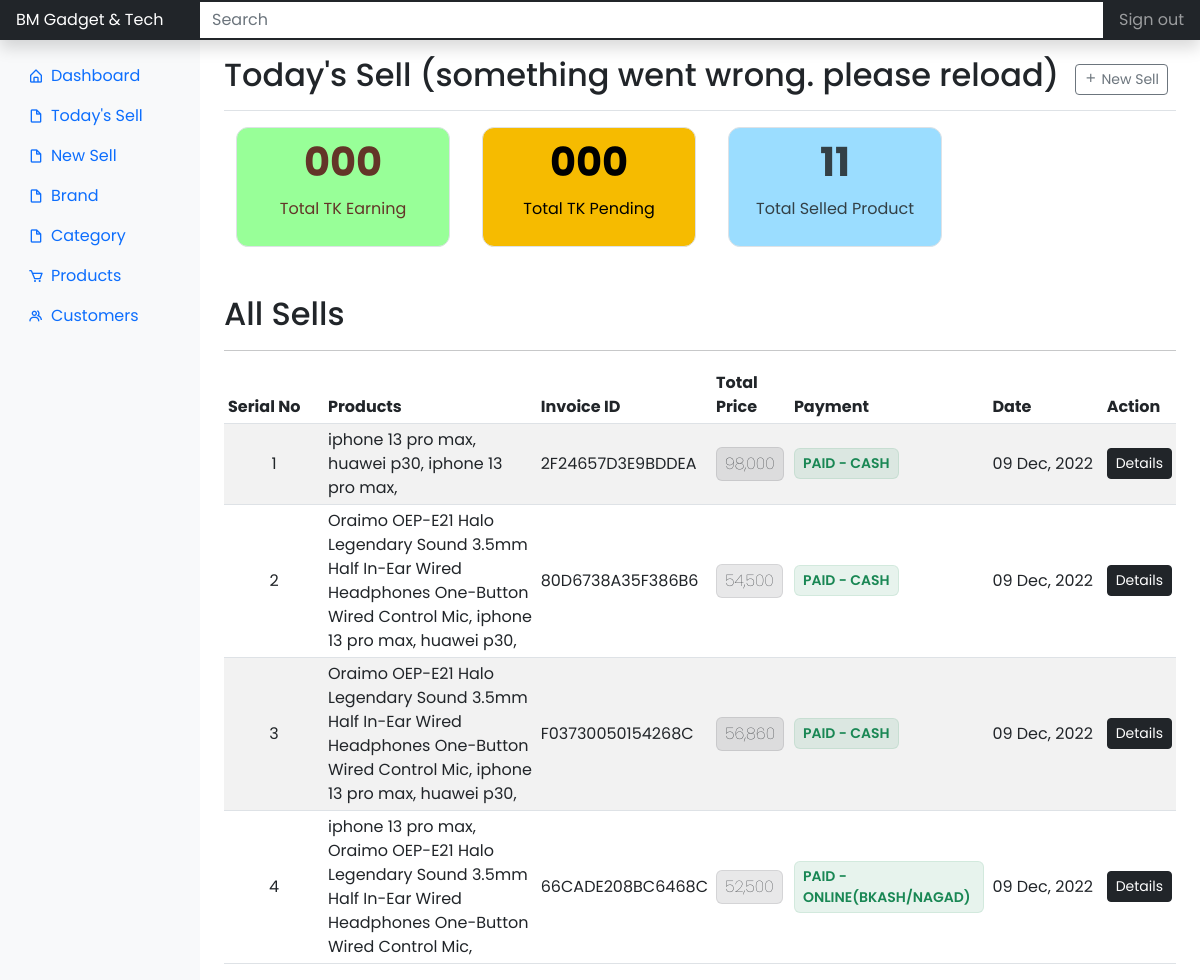
Page /dashboard/todaysell/ (signed in) on the committed database.
### app/models.py (models this page shows)
class DailySells(db.Model):
    __tablename__ = 'daily_sells'
    id = db.Column(db.Integer, primary_key=True)
    customer_id = db.Column(db.Integer, db.ForeignKey('customers.id'), nullable=False)
    invoiceid = db.Column(db.String())
    selled_products = db.relationship('SelledProducts', backref=db.backref('selled_products', lazy=True))
    subtotal = db.Column(db.String())
    discount = db.Column(db.String())
    totalprice = db.Column(db.String())
    payment_status = db.Column(db.String(), default='cash')
    trnx_id = db.Column(db.String())
    note = db.Column(db.String())
    pub_date = db.Column(db.DateTime, nullable=False, default=datetime.utcnow)
    user_id = db.Column(db.Integer, db.ForeignKey('users.id'), nullable=False)

class SelledProducts(db.Model):
    __tablename__ = 'selled_products'
    id = db.Column(db.Integer, primary_key=True)
    productname = db.Column(db.String())
    productid = db.Column(db.String())
    price = db.Column(db.String())
    quantity = db.Column(db.String())
    unittotal = db.Column(db.String())
    daily_sells_id = db.Column(db.Integer, db.ForeignKey('daily_sells.id'))

### app/dashboard/views.py (the view, shortened to what this page needs)
@dashboard.route('/dashboard/todaysell/', methods=['GET', 'POST'])
@login_required
def todaysell():
    sells = DailySells.query.all()
    totalselledproduct = SelledProducts.query.all()
    form=AddTodaySellForm()
    form.customer_name.choices = [(customer.id, customer.customer_name) for customer in Customers.query.all()]
    form.product_name.choices = [(product.id, product.name) for product in Products.query.all()]
    return render_template('dashboard/todaysell.html', title='Today\'s Sell', form=form, sells=sells, totalselledproduct=totalselledproduct)

### app/dashboard/forms.py
class AddTodaySellForm(FlaskForm):
    customer_name = SelectField(
        'Customer Name',
        choices=[],
        validators=[DataRequired()]
    )
    product_name = SelectField(
        'Product Name',
        choices=[],
        validators=[DataRequired()]
    )
    quantity = IntegerField(
        'Quantity',
        validators=[DataRequired()]
    )
    discount = IntegerField(
        'Discount (in taka)'
    )
    price = IntegerField(
        'Price',
        validators=[DataRequired()]
    )
    payment_status = SelectField(
        'Payment Status',
        choices = [
            ('cash', 'Cash' ),
            ('card', 'Card' ),
            ('online(bkash/nagad)', 'Online (bKash/Nagad)' ),
            ('pending', 'Pending')
        ],
        validators = [
            DataRequired()
        ]
    )
    trnx_id = StringField('Transaction ID (optional)')
    note = TextAreaField('Note (Optional)')
    submit = SubmitField('Confirm')

### app/models.py (called while the page is built)
@login_manager.user_loader
def load_user(user_id):
    return Users.query.get(int(user_id))

### app/templates/dashboard/todaysell.html (shortened to what this page needs)
{% extends 'layouts/root-dashboard.html' %}
{% block body %}
<header class="navbar navbar-dark sticky-top bg-dark flex-md-nowrap p-0 shadow">
	<a class="navbar-brand col-md-3 col-lg-2 me-0 px-3 fs-6" href="#">
		BM Gadget & Tech
	</a>
	<input class="form-control form-control-dark w-100 rounded-0 border-0" type="text" placeholder="Search"
		aria-label="Search" />
	<div class="navbar-nav">
		<div class="nav-item text-nowrap">
			<a class="nav-link px-3" href="{{ url_for('dashboard.user_logout') }}">Sign out </a>
		</div>
	</div>
</header>
<div class="container-fluid">
	<div class="row">
		{% include 'helpers/_dashboard_side_nav.html' %}
		<main class="col-md-9 ms-sm-auto col-lg-10 px-md-4">
			<div
				class="d-flex justify-content-between flex-wrap flex-md-nowrap align-items-center pt-3 pb-2 mb-3 border-bottom">
				<h1 class="h2">
					Today's Sell
					(<span id="today">something went wrong. please reload</span>)
				</h1>
				<div class="btn-toolbar mb-2 mb-md-0">
					<div class="btn-group me-2">
						<a href="{{ url_for('dashboard.newsell') }}" class="btn btn-sm btn-outline-secondary">
							<i class="bx bx-plus"></i>
							New Sell
						</a>
					</div>
				</div>
			</div>
			<div class="container">
				<div class="row gap-2 mb-5">
					<div class="col-lg-3">
						<div class="border summery__box bg__mintgreen p-2">
							<h3 id='totalsellprice' class="summery__box-title fs-1 fw-bolder">
								000
							</h3>
							<p class="summery__subtitle">Total TK Earning</p>
						</div>
					</div>
					<div class="col-lg-3">
						<div class="border summery__box bg__goldenpoppy p-2">
							<h3 id="totalpendingprice" class="summery__box-title fs-1 fw-bolder">
								000
							</h3>
							<p class="summery__subtitle">Total TK Pending</p>
						</div>
					</div>
					<div class="col-lg-3">
						<div class="border summery__box bg__anakiwa p-2">
							<h3 class="summery__box-title fs-1 fw-bolder">
								{{ totalselledproduct|length }}
							</h3>
							<p class="summery__subtitle">
								Total Selled Product
							</p>
						</div>
					</div>
				</div>
			</div>
			<h2>All Sells</h2>
			<hr />
			{% if sells %}
			<div class="table-responsive">
				<table class="table table-striped table-sm">
					<thead>
						<tr>
							<th scope="col" width="100">Serial No</th>
							<th scope="col">Products</th>
							<th scope="col">Invoice ID</th>
							<th scope="col">Total Price</th>
							<th scope="col">Payment</th>
							<th scope="col">Date</th>
							<th scope="col">Action</th>
						</tr>
					</thead>
					<tbody>
						{% for sell in sells %}
						<tr class="align-middle">
							<td class="text-center counters">{{ sell.id }}</td>
							<td>
								{% for i in sell.selled_products %}
								{{ i.productname }},
								{% endfor %}
							</td>
							<td>{{ sell.invoiceid }}</td>
							<td>
								<small
									class="fs-6 d-inline-flex px-2 py-1 fw-lighter text-dark bg-dark bg-opacity-10 border border-dark border-opacity-10 rounded-2 totalprices">
									{{ sell.totalprice }}
								</small>
							</td>
							<td>
								{% if sell.payment_status == 'pending' %}
								<small
									class="d-inline-flex px-2 py-1 fw-semibold text-warning bg-warning bg-gradient bg-opacity-10 border border-success border-opacity-10 rounded-2">
									Pending
								</small>
								{% else %}
								<small
									class="text-uppercase d-inline-flex px-2 py-1 fw-semibold text-success bg-success bg-opacity-10 border border-success border-opacity-10 rounded-2">
									Paid - {{ sell.payment_status }}
								</small>
								{% endif %}
							</td>
							<td style="width: 12%">
								{{ sell.pub_date.strftime('%d %b, %Y') }}
							</td>
							<td>
								<a class="btn btn-sm btn-dark"
									href="{{ url_for('dashboard.view_sell', invoiceid=sell.invoiceid) }}">
									Details
								</a>
							</td>
						</tr>
						{% endfor %}
					</tbody>
				</table>
			</div>
			{% endif %}
		</main>
	</div>
</div>
{% endblock %}

### app/static/css/customize.css (style rules this page uses)
body { font-family: "Poppins", sans-serif; }
.bg__mintgreen { background-color: #98ff98; color: #633528; }
.bg__goldenpoppy { background-color: #f6bb00; color: #000; }
.bg__anakiwa { background-color: #9bddff; color: #334046; }
.summery__box { width: 100%; height: 120px; display: grid; place-items: center; border-radius: 0.75rem; }
.bg__mintgreen .summery__box-title, .bg__mintgreen .summery__subtitle { color: #633528; }
.bg__anakiwa .summery__box-title, .bg__anakiwa .summery__subtitle { color: #334046; }

### rows in the picture
DailySells: id "1", invoiceid "2F24657D3E9BDDEA", totalprice "98,000", payment_status "CASH", pub_date "09 Dec, 2022"
SelledProducts: productname "iphone 13 pro max"
SelledProducts: productname "huawei p30"
SelledProducts: productname "iphone 13 pro max"
DailySells: id "2", invoiceid "80D6738A35F386B6", totalprice "54,500", payment_status "CASH", pub_date "09 Dec, 2022"
SelledProducts: productname "Oraimo OEP-E21 Halo Legendary Sound 3.5mm Half In-Ear Wired Headphones One-Button Wired Control Mic"
SelledProducts: productname "iphone 13 pro max"
SelledProducts: productname "huawei p30"
DailySells: id "3", invoiceid "F03730050154268C", totalprice "56,860", payment_status "CASH", pub_date "09 Dec, 2022"
SelledProducts: productname "Oraimo OEP-E21 Halo Legendary Sound 3.5mm Half In-Ear Wired Headphones One-Button Wired Control Mic"
SelledProducts: productname "iphone 13 pro max"
SelledProducts: productname "huawei p30"
DailySells: id "4", invoiceid "66CADE208BC6468C", totalprice "52,500", payment_status "ONLINE(BKASH/NAGAD)", pub_date "09 Dec, 2022"
SelledProducts: productname "iphone 13 pro max"
SelledProducts: productname "Oraimo OEP-E21 Halo Legendary Sound 3.5mm Half In-Ear Wired Headphones One-Button Wired Control Mic"

### other values in the picture
{{ totalselledproduct|length }} "11"
